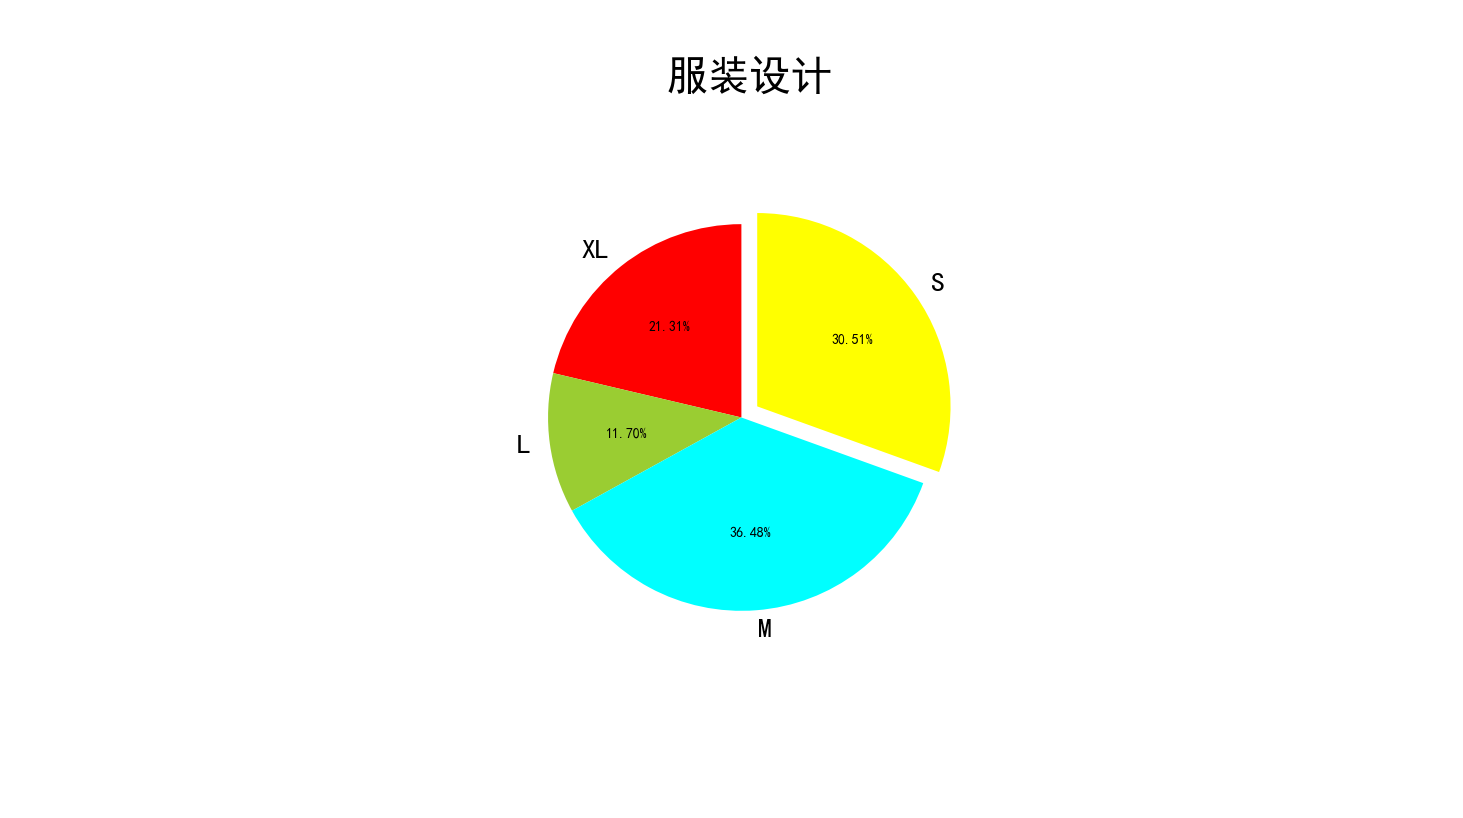

Generate this figure with Python:
import numpy as np
import pandas as pd
import matplotlib.pyplot as plt


plt.rcParams['font.sans-serif']=['SimHei'] #解决中文乱码
plt.figure(figsize=(6,9)) #调节图形大小
labels = ['XL','L','M','S'] #定义标签
sizes = [461,253,789,660] #每块值
colors = ['red','yellowgreen','cyan','yellow'] #每块颜色定义
explode = (0,0,0,0.1) #将某一块分割出来，值越大分割出的间隙越大
patches,text1,text2 = plt.pie(sizes,
                      explode=explode,
                      labels=labels,
                      colors=colors,
                      autopct = '%3.2f%%', #数值保留固定小数位
                      startangle =90, #逆时针起始角度设置
                      pctdistance = 0.6) #数值距圆心半径倍数距离
for t in text1:
    t.set_size(20)
plt.title('服装设计',fontsize=30)
plt.axis('equal')
plt.show()
